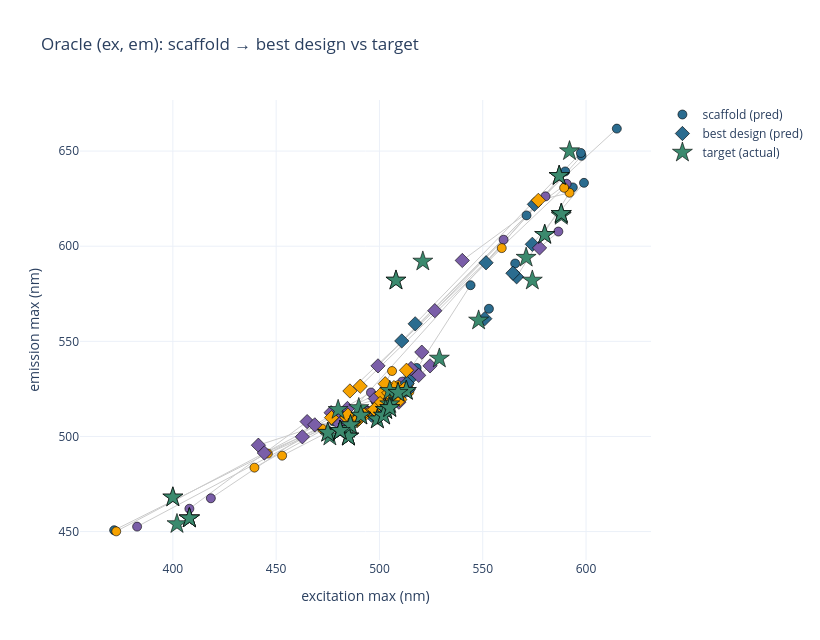

The notebook cell saved with this chart:
### Markdown cell above
## 4. Movement in the (excitation, emission) plane

For every task: the **scaffold** oracle prediction (circle) is connected to the **best design** (diamond), which should
move toward the **target** (star). Short arrows landing on a star = success. Hover any point for details.

### Code cell
fig = go.Figure()
# scaffold -> best-design connector lines
for _, r in best.iterrows():
    fig.add_trace(go.Scatter(x=[r.scaf_pred_ex, r.best_ex], y=[r.scaf_pred_em, r.best_em],
                             mode="lines", line=dict(color="#cccccc", width=1),
                             showlegend=False, hoverinfo="skip"))
def _pts(dfx, ex, em, sym, name, size):
    fig.add_trace(go.Scatter(
        x=best[ex], y=best[em], mode="markers", name=name,
        marker=dict(symbol=sym, size=size, line=dict(width=0.6, color="black"),
                    color=[COLOR[c] for c in best["cohort"]]),
        text=best["task"], customdata=np.stack([best["seq_id"], best["d_err"]], axis=-1),
        hovertemplate="%{text}<br>"+name+" ex %{x:.0f} / em %{y:.0f} nm"
                      "<br>id %{customdata[0]:.0%}<br>Δerr %{customdata[1]:+.1f} nm<extra></extra>"))
_pts(best, "scaf_pred_ex", "scaf_pred_em", "circle", "scaffold (pred)", 9)
_pts(best, "best_ex", "best_em", "diamond", "best design (pred)", 11)
fig.add_trace(go.Scatter(x=best["target_ex"], y=best["target_em"], mode="markers", name="target (actual)",
                         marker=dict(symbol="star", size=15, color="#3b8a6e", line=dict(width=0.6, color="black")),
                         text=best["task"], hovertemplate="%{text}<br>target ex %{x:.0f} / em %{y:.0f} nm<extra></extra>"))
fig.update_layout(template=pio_tmpl, width=820, height=640,
                  xaxis_title="excitation max (nm)", yaxis_title="emission max (nm)",
                  title="Oracle (ex, em): scaffold → best design vs target")
fig.show()

### Figure 1 — Plotly figure (JSON) as saved in the notebook; plotly's stock layout.template omitted (floating-point values rounded to 4 significant figures)
{"data": [{"hoverinfo": "skip", "line": {"color": "#cccccc", "width": 1}, "mode": "lines", "showlegend": false, "type": "scatter", "x": [371.6, 481.8], "y": [450.7, 510.6]}, {"hoverinfo": "skip", "line": {"color": "#cccccc", "width": 1}, "mode": "lines", "showlegend": false, "type": "scatter", "x": [507.3, 506.8], "y": [523, 522.4]}, {"hoverinfo": "skip", "line": {"color": "#cccccc", "width": 1}, "mode": "lines", "showlegend": false, "type": "scatter", "x": [597.8, 483.9], "y": [647.5, 510.3]}, {"hoverinfo": "skip", "line": {"color": "#cccccc", "width": 1}, "mode": "lines", "showlegend": false, "type": "scatter", "x": [597.5, 517.3], "y": [649, 559.2]}, {"hoverinfo": "skip", "line": {"color": "#cccccc", "width": 1}, "mode": "lines", "showlegend": false, "type": "scatter", "x": [477.9, 499.5], "y": [507.9, 517.6]}, {"hoverinfo": "skip", "line": {"color": "#cccccc", "width": 1}, "mode": "lines", "showlegend": false, "type": "scatter", "x": [599, 574], "y": [633.3, 601]}, {"hoverinfo": "skip", "line": {"color": "#cccccc", "width": 1}, "mode": "lines", "showlegend": false, "type": "scatter", "x": [490.5, 484.2], "y": [511.2, 507.2]}, {"hoverinfo": "skip", "line": {"color": "#cccccc", "width": 1}, "mode": "lines", "showlegend": false, "type": "scatter", "x": [518.2, 513.9], "y": [533.7, 524.6]}, {"hoverinfo": "skip", "line": {"color": "#cccccc", "width": 1}, "mode": "lines", "showlegend": false, "type": "scatter", "x": [571.2, 510.8], "y": [616.2, 550.2]}, {"hoverinfo": "skip", "line": {"color": "#cccccc", "width": 1}, "mode": "lines", "showlegend": false, "type": "scatter", "x": [589.9, 551.6], "y": [639.3, 591.3]}, {"hoverinfo": "skip", "line": {"color": "#cccccc", "width": 1}, "mode": "lines", "showlegend": false, "type": "scatter", "x": [509.6, 509.8], "y": [524.6, 521]}, {"hoverinfo": "skip", "line": {"color": "#cccccc", "width": 1}, "mode": "lines", "showlegend": false, "type": "scatter", "x": [544.1, 515.4], "y": [579.5, 531]}, {"hoverinfo": "skip", "line": {"color": "#cccccc", "width": 1}, "mode": "lines", "showlegend": false, "type": "scatter", "x": [497.8, 496.1], "y": [510, 511.2]}, {"hoverinfo": "skip", "line": {"color": "#cccccc", "width": 1}, "mode": "lines", "showlegend": false, "type": "scatter", "x": [499.1, 498.9], "y": [510.8, 512.9]}, {"hoverinfo": "skip", "line": {"color": "#cccccc", "width": 1}, "mode": "lines", "showlegend": false, "type": "scatter", "x": [553, 551], "y": [567.1, 561.9]}, {"hoverinfo": "skip", "line": {"color": "#cccccc", "width": 1}, "mode": "lines", "showlegend": false, "type": "scatter", "x": [614.9, 575], "y": [661.8, 622]}, {"hoverinfo": "skip", "line": {"color": "#cccccc", "width": 1}, "mode": "lines", "showlegend": false, "type": "scatter", "x": [593.6, 566.4], "y": [630.9, 583.9]}, {"hoverinfo": "skip", "line": {"color": "#cccccc", "width": 1}, "mode": "lines", "showlegend": false, "type": "scatter", "x": [565.7, 564.6], "y": [590.9, 585.8]}, {"hoverinfo": "skip", "line": {"color": "#cccccc", "width": 1}, "mode": "lines", "showlegend": false, "type": "scatter", "x": [518, 513.4], "y": [536, 527.9]}, {"hoverinfo": "skip", "line": {"color": "#cccccc", "width": 1}, "mode": "lines", "showlegend": false, "type": "scatter", "x": [481.8, 490.1], "y": [503.6, 509.3]}, {"hoverinfo": "skip", "line": {"color": "#cccccc", "width": 1}, "mode": "lines", "showlegend": false, "type": "scatter", "x": [418.4, 462.7], "y": [467.5, 499.8]}, {"hoverinfo": "skip", "line": {"color": "#cccccc", "width": 1}, "mode": "lines", "showlegend": false, "type": "scatter", "x": [505.1, 499.1], "y": [520.4, 518.3]}, {"hoverinfo": "skip", "line": {"color": "#cccccc", "width": 1}, "mode": "lines", "showlegend": false, "type": "scatter", "x": [382.7, 480.8], "y": [452.6, 509.2]}, {"hoverinfo": "skip", "line": {"color": "#cccccc", "width": 1}, "mode": "lines", "showlegend": false, "type": "scatter", "x": [580.4, 499.3], "y": [626.2, 537.1]}, {"hoverinfo": "skip", "line": {"color": "#cccccc", "width": 1}, "mode": "lines", "showlegend": false, "type": "scatter", "x": [590.6, 540.1], "y": [632.8, 592.5]}, {"hoverinfo": "skip", "line": {"color": "#cccccc", "width": 1}, "mode": "lines", "showlegend": false, "type": "scatter", "x": [408, 465], "y": [462, 507.8]}, {"hoverinfo": "skip", "line": {"color": "#cccccc", "width": 1}, "mode": "lines", "showlegend": false, "type": "scatter", "x": [506.9, 509.4], "y": [520.9, 518]}, {"hoverinfo": "skip", "line": {"color": "#cccccc", "width": 1}, "mode": "lines", "showlegend": false, "type": "scatter", "x": [508.8, 498], "y": [524.8, 519.9]}, {"hoverinfo": "skip", "line": {"color": "#cccccc", "width": 1}, "mode": "lines", "showlegend": false, "type": "scatter", "x": [495.9, 468.7], "y": [523.1, 506.1]}, {"hoverinfo": "skip", "line": {"color": "#cccccc", "width": 1}, "mode": "lines", "showlegend": false, "type": "scatter", "x": [493.5, 441.4], "y": [513.8, 495.4]}, {"hoverinfo": "skip", "line": {"color": "#cccccc", "width": 1}, "mode": "lines", "showlegend": false, "type": "scatter", "x": [490.8, 444.3], "y": [513.4, 491.3]}, {"hoverinfo": "skip", "line": {"color": "#cccccc", "width": 1}, "mode": "lines", "showlegend": false, "type": "scatter", "x": [506.6, 476.6], "y": [522, 512.5]}, {"hoverinfo": "skip", "line": {"color": "#cccccc", "width": 1}, "mode": "lines", "showlegend": false, "type": "scatter", "x": [503.3, 515.3], "y": [514.8, 535.7]}, {"hoverinfo": "skip", "line": {"color": "#cccccc", "width": 1}, "mode": "lines", "showlegend": false, "type": "scatter", "x": [504.4, 524.5], "y": [517.4, 537.1]}, {"hoverinfo": "skip", "line": {"color": "#cccccc", "width": 1}, "mode": "lines", "showlegend": false, "type": "scatter", "x": [508.5, 519], "y": [519.3, 532.1]}, {"hoverinfo": "skip", "line": {"color": "#cccccc", "width": 1}, "mode": "lines", "showlegend": false, "type": "scatter", "x": [503.4, 520.5], "y": [517.8, 544.3]}, {"hoverinfo": "skip", "line": {"color": "#cccccc", "width": 1}, "mode": "lines", "showlegend": false, "type": "scatter", "x": [511, 484.5], "y": [528.8, 514.7]}, {"hoverinfo": "skip", "line": {"color": "#cccccc", "width": 1}, "mode": "lines", "showlegend": false, "type": "scatter", "x": [560.1, 526.8], "y": [603.4, 566.1]}, {"hoverinfo": "skip", "line": {"color": "#cccccc", "width": 1}, "mode": "lines", "showlegend": false, "type": "scatter", "x": [494.4, 480.7], "y": [513.4, 506.6]}, {"hoverinfo": "skip", "line": {"color": "#cccccc", "width": 1}, "mode": "lines", "showlegend": false, "type": "scatter", "x": [586.6, 577.5], "y": [607.7, 599.1]}, {"hoverinfo": "skip", "line": {"color": "#cccccc", "width": 1}, "mode": "lines", "showlegend": false, "type": "scatter", "x": [508.9, 501], "y": [526.9, 522.5]}, {"hoverinfo": "skip", "line": {"color": "#cccccc", "width": 1}, "mode": "lines", "showlegend": false, "type": "scatter", "x": [439.5, 484.4], "y": [483.6, 510.5]}, {"hoverinfo": "skip", "line": {"color": "#cccccc", "width": 1}, "mode": "lines", "showlegend": false, "type": "scatter", "x": [494.9, 507], "y": [512.7, 525.7]}, {"hoverinfo": "skip", "line": {"color": "#cccccc", "width": 1}, "mode": "lines", "showlegend": false, "type": "scatter", "x": [508.6, 484.3], "y": [520.1, 509.9]}, {"hoverinfo": "skip", "line": {"color": "#cccccc", "width": 1}, "mode": "lines", "showlegend": false, "type": "scatter", "x": [514.5, 512], "y": [523.5, 524.9]}, {"hoverinfo": "skip", "line": {"color": "#cccccc", "width": 1}, "mode": "lines", "showlegend": false, "type": "scatter", "x": [514.4, 504.5], "y": [527.9, 522.9]}, {"hoverinfo": "skip", "line": {"color": "#cccccc", "width": 1}, "mode": "lines", "showlegend": false, "type": "scatter", "x": [484, 492.7], "y": [504.8, 511.3]}, {"hoverinfo": "skip", "line": {"color": "#cccccc", "width": 1}, "mode": "lines", "showlegend": false, "type": "scatter", "x": [446, 500.3], "y": [491, 517.3]}, {"hoverinfo": "skip", "line": {"color": "#cccccc", "width": 1}, "mode": "lines", "showlegend": false, "type": "scatter", "x": [504.2, 513.1], "y": [517.9, 534.8]}, {"hoverinfo": "skip", "line": {"color": "#cccccc", "width": 1}, "mode": "lines", "showlegend": false, "type": "scatter", "x": [452.9, 492], "y": [489.9, 511.8]}, {"hoverinfo": "skip", "line": {"color": "#cccccc", "width": 1}, "mode": "lines", "showlegend": false, "type": "scatter", "x": [485.6, 489.2], "y": [507.8, 508.3]}, {"hoverinfo": "skip", "line": {"color": "#cccccc", "width": 1}, "mode": "lines", "showlegend": false, "type": "scatter", "x": [488.3, 489.8], "y": [508.9, 509.8]}, {"hoverinfo": "skip", "line": {"color": "#cccccc", "width": 1}, "mode": "lines", "showlegend": false, "type": "scatter", "x": [506.1, 502.8], "y": [534.4, 527.7]}, {"hoverinfo": "skip", "line": {"color": "#cccccc", "width": 1}, "mode": "lines", "showlegend": false, "type": "scatter", "x": [472.2, 484.7], "y": [504.1, 511.2]}, {"hoverinfo": "skip", "line": {"color": "#cccccc", "width": 1}, "mode": "lines", "showlegend": false, "type": "scatter", "x": [504.8, 509.9], "y": [514.9, 519.4]}, {"hoverinfo": "skip", "line": {"color": "#cccccc", "width": 1}, "mode": "lines", "showlegend": false, "type": "scatter", "x": [592, 576.9], "y": [628.1, 624.1]}, {"hoverinfo": "skip", "line": {"color": "#cccccc", "width": 1}, "mode": "lines", "showlegend": false, "type": "scatter", "x": [559.2, 490.7], "y": [599, 526.4]}, {"hoverinfo": "skip", "line": {"color": "#cccccc", "width": 1}, "mode": "lines", "showlegend": false, "type": "scatter", "x": [505.6, 497.6], "y": [516.3, 514.2]}, {"hoverinfo": "skip", "line": {"color": "#cccccc", "width": 1}, "mode": "lines", "showlegend": false, "type": "scatter", "x": [372.6, 476.8], "y": [450.1, 509.9]}, {"hoverinfo": "skip", "line": {"color": "#cccccc", "width": 1}, "mode": "lines", "showlegend": false, "type": "scatter", "x": [589.4, 485.7], "y": [630.7, 523.9]}, {"customdata": [[0.781, -76.57], [0.87, 0.08], [0.842, 104.3], [0.851, 62.5], [0.761, -12.05], [0.896, -17.7], [0.773, -4.37], [0.728, -6.66], [0.817, -63.21], [0.808, -21.05], [0.79, 0.28], [0.741, -38.56], [0.88, 1.49], [0.876, 1.09], [0.894, -3.61], [0.824, -26.86], [0.883, -1.36], [0.799, 3.13], [0.748, -6.34], [0.757, -7.01], [0.795, -38.31], [0.77, -0.17], [0.798, -71.21], [0.821, -85.05], [0.813, -45.36], [0.789, -51.4], [0.819, -0.13], [0.79, -7.86], [0.794, -9.81], [0.819, -35.21], [0.811, -34.29], [0.806, -14.89], [0.776, -16.44], [0.801, -3.43], [0.788, -1.17], [0.793, -21.81], [0.807, -20.27], [0.83, 35.27], [0.773, -4.91], [0.812, 8.85], [0.807, -6.15], [0.791, -29.38], [0.765, 3.15], [0.802, -6.47], [0.825, -0.52], [0.795, -2.82], [0.716, -5.58], [0.79, -6.75], [0.793, -12.9], [0.769, -11.72], [0.773, 2.07], [0.773, 1.2], [0.794, -4.99], [0.794, -4.63], [0.795, 4.52], [0.783, 1.57], [0.814, -70.54], [0.795, 3.11], [0.787, -75.1], [0.817, -105.2]], "hovertemplate": "%{text}<br>scaffold (pred) ex %{x:.0f} / em %{y:.0f} nm<br>id %{customdata[0]:.0%}<br>Δerr %{customdata[1]:+.1f} nm<extra></extra>", "marker": {"color": ["#2b6c8f", "#2b6c8f", "#2b6c8f", "#2b6c8f", "#2b6c8f", "#2b6c8f", "#2b6c8f", "#2b6c8f", "#2b6c8f", "#2b6c8f", "#2b6c8f", "#2b6c8f", "#2b6c8f", "#2b6c8f", "#2b6c8f", "#2b6c8f", "#2b6c8f", "#2b6c8f", "#2b6c8f", "#2b6c8f", "#7a5ea8", "#7a5ea8", "#7a5ea8", "#7a5ea8", "#7a5ea8", "#7a5ea8", "#7a5ea8", "#7a5ea8", "#7a5ea8", "#7a5ea8", "#7a5ea8", "#7a5ea8", "#7a5ea8", "#7a5ea8", "#7a5ea8", "#7a5ea8", "#7a5ea8", "#7a5ea8", "#7a5ea8", "#7a5ea8", "#f6a200", "#f6a200", "#f6a200", "#f6a200", "#f6a200", "#f6a200", "#f6a200", "#f6a200", "#f6a200", "#f6a200", "#f6a200", "#f6a200", "#f6a200", "#f6a200", "#f6a200", "#f6a200", "#f6a200", "#f6a200", "#f6a200", "#f6a200"], "line": {"color": "black", "width": 0.6}, "size": 9, "symbol": "circle"}, "mode": "markers", "name": "scaffold (pred)", "text": ["Azurite-AvicFP1", "Gamillus-dfGFP", "HcRed-mGinger1", "HcRed7-mGinger1", "NijiFP-CGP", "Rtms5-Montipora sp. #20-9115", "amFP515-stylGFP", "bfloGFPc1-LanYFP", "eqFP611-mRubyFT", "eqFP650-FusionRed-M", "htFuncLib_thermo.1-OFPxm", "lanRFP-ΔS83l-LanYFP", "mBaoJin-T55S-mStayGold2", "mBaoJin-mStayGold2", "mKO-KO", "mNeptune681-Crimson", "mRtms5-Montipora sp. #20-9115", "mScarlet-I3-mRFP1_Magenta", "moxNeonGreen-laGFP", "ppluGFP2-pdae1GFP", "Blue102-GdT", "Dendra2-T69A-CGP", "P4-AvicFP1", "RFP630-mRubyFT", "RFP637-mRubyFT", "TagBFP-Crimson", "ccGFP E6-ccalGFP3", "deGFP1-AvicFP1", "eGFP203C-AvicFP1", "htFuncLib_sf:acid.5-PS-CFP2", "htFuncLib_sf:mid.10-PS-CFP2", "htFuncLib_thermo.9-TripartiteGFP", "laGFP-laRFP", "mEos2-mc1", "mEos4Fast1-mc1", "mEos4a-eechRFP", "mGold-GFPxm19", "mRuby2-RFP637", "msGFP2-ShG24", "rsFusionRed2-eqFP650", "Clomeleon-GFPxm19", "CyPet-GFPxm16", "Dendra2-CGP", "KikG-Dronpa-2", "LanYFP-laGFP", "Monomeric hyperfolder YFP-OFPxm", "TurboGFP-pdae1GFP", "W1C-AvicFP1", "ZsGreen-mPapaya0.7", "amCyan1-stylGFP", "amFP495-stylGFP", "amFP506-stylGFP", "deGFP2-AvicFP1", "htFuncLib_basic.3-ShG24", "mEos3.1-mc2", "mKate-Crimson", "mRuby-Electra1", "pcStar-mc2", "sg42-AvicFP1", "td-RFP639-mRubyFT"], "type": "scatter", "x": [371.6, 507.3, 597.8, 597.5, 477.9, 599.0, 490.5, 518.2, 571.2, 589.9, 509.6, 544.1, 497.8, 499.1, 553.0, 614.9, 593.6, 565.7, 518.0, 481.8, 418.4, 505.1, 382.7, 580.4, 590.6, 408.0, 506.9, 508.8, 495.9, 493.5, 490.8, 506.6, 503.3, 504.4, 508.5, 503.4, 511.0, 560.1, 494.4, 586.6, 508.9, 439.5, 494.9, 508.6, 514.5, 514.4, 484.0, 446.0, 504.2, 452.9, 485.6, 488.3, 506.1, 472.2, 504.8, 592.0, 559.2, 505.6, 372.6, 589.4], "y": [450.7, 523.0, 647.5, 649.0, 507.9, 633.3, 511.2, 533.7, 616.2, 639.3, 524.6, 579.5, 510.0, 510.8, 567.1, 661.8, 630.9, 590.9, 536.0, 503.6, 467.5, 520.4, 452.6, 626.2, 632.8, 462.0, 520.9, 524.8, 523.1, 513.8, 513.4, 522.0, 514.8, 517.4, 519.3, 517.8, 528.8, 603.4, 513.4, 607.7, 526.9, 483.6, 512.7, 520.1, 523.5, 527.9, 504.8, 491.0, 517.9, 489.9, 507.8, 508.9, 534.4, 504.1, 514.9, 628.1, 599.0, 516.3, 450.1, 630.7]}, {"customdata": [[0.781, -76.57], [0.87, 0.08], [0.842, 104.3], [0.851, 62.5], [0.761, -12.05], [0.896, -17.7], [0.773, -4.37], [0.728, -6.66], [0.817, -63.21], [0.808, -21.05], [0.79, 0.28], [0.741, -38.56], [0.88, 1.49], [0.876, 1.09], [0.894, -3.61], [0.824, -26.86], [0.883, -1.36], [0.799, 3.13], [0.748, -6.34], [0.757, -7.01], [0.795, -38.31], [0.77, -0.17], [0.798, -71.21], [0.821, -85.05], [0.813, -45.36], [0.789, -51.4], [0.819, -0.13], [0.79, -7.86], [0.794, -9.81], [0.819, -35.21], [0.811, -34.29], [0.806, -14.89], [0.776, -16.44], [0.801, -3.43], [0.788, -1.17], [0.793, -21.81], [0.807, -20.27], [0.83, 35.27], [0.773, -4.91], [0.812, 8.85], [0.807, -6.15], [0.791, -29.38], [0.765, 3.15], [0.802, -6.47], [0.825, -0.52], [0.795, -2.82], [0.716, -5.58], [0.79, -6.75], [0.793, -12.9], [0.769, -11.72], [0.773, 2.07], [0.773, 1.2], [0.794, -4.99], [0.794, -4.63], [0.795, 4.52], [0.783, 1.57], [0.814, -70.54], [0.795, 3.11], [0.787, -75.1], [0.817, -105.2]], "hovertemplate": "%{text}<br>best design (pred) ex %{x:.0f} / em %{y:.0f} nm<br>id %{customdata[0]:.0%}<br>Δerr %{customdata[1]:+.1f} nm<extra></extra>", "marker": {"color": ["#2b6c8f", "#2b6c8f", "#2b6c8f", "#2b6c8f", "#2b6c8f", "#2b6c8f", "#2b6c8f", "#2b6c8f", "#2b6c8f", "#2b6c8f", "#2b6c8f", "#2b6c8f", "#2b6c8f", "#2b6c8f", "#2b6c8f", "#2b6c8f", "#2b6c8f", "#2b6c8f", "#2b6c8f", "#2b6c8f", "#7a5ea8", "#7a5ea8", "#7a5ea8", "#7a5ea8", "#7a5ea8", "#7a5ea8", "#7a5ea8", "#7a5ea8", "#7a5ea8", "#7a5ea8", "#7a5ea8", "#7a5ea8", "#7a5ea8", "#7a5ea8", "#7a5ea8", "#7a5ea8", "#7a5ea8", "#7a5ea8", "#7a5ea8", "#7a5ea8", "#f6a200", "#f6a200", "#f6a200", "#f6a200", "#f6a200", "#f6a200", "#f6a200", "#f6a200", "#f6a200", "#f6a200", "#f6a200", "#f6a200", "#f6a200", "#f6a200", "#f6a200", "#f6a200", "#f6a200", "#f6a200", "#f6a200", "#f6a200"], "line": {"color": "black", "width": 0.6}, "size": 11, "symbol": "diamond"}, "mode": "markers", "name": "best design (pred)", "text": ["Azurite-AvicFP1", "Gamillus-dfGFP", "HcRed-mGinger1", "HcRed7-mGinger1", "NijiFP-CGP", "Rtms5-Montipora sp. #20-9115", "amFP515-stylGFP", "bfloGFPc1-LanYFP", "eqFP611-mRubyFT", "eqFP650-FusionRed-M", "htFuncLib_thermo.1-OFPxm", "lanRFP-ΔS83l-LanYFP", "mBaoJin-T55S-mStayGold2", "mBaoJin-mStayGold2", "mKO-KO", "mNeptune681-Crimson", "mRtms5-Montipora sp. #20-9115", "mScarlet-I3-mRFP1_Magenta", "moxNeonGreen-laGFP", "ppluGFP2-pdae1GFP", "Blue102-GdT", "Dendra2-T69A-CGP", "P4-AvicFP1", "RFP630-mRubyFT", "RFP637-mRubyFT", "TagBFP-Crimson", "ccGFP E6-ccalGFP3", "deGFP1-AvicFP1", "eGFP203C-AvicFP1", "htFuncLib_sf:acid.5-PS-CFP2", "htFuncLib_sf:mid.10-PS-CFP2", "htFuncLib_thermo.9-TripartiteGFP", "laGFP-laRFP", "mEos2-mc1", "mEos4Fast1-mc1", "mEos4a-eechRFP", "mGold-GFPxm19", "mRuby2-RFP637", "msGFP2-ShG24", "rsFusionRed2-eqFP650", "Clomeleon-GFPxm19", "CyPet-GFPxm16", "Dendra2-CGP", "KikG-Dronpa-2", "LanYFP-laGFP", "Monomeric hyperfolder YFP-OFPxm", "TurboGFP-pdae1GFP", "W1C-AvicFP1", "ZsGreen-mPapaya0.7", "amCyan1-stylGFP", "amFP495-stylGFP", "amFP506-stylGFP", "deGFP2-AvicFP1", "htFuncLib_basic.3-ShG24", "mEos3.1-mc2", "mKate-Crimson", "mRuby-Electra1", "pcStar-mc2", "sg42-AvicFP1", "td-RFP639-mRubyFT"], "type": "scatter", "x": [481.8, 506.8, 483.9, 517.3, 499.5, 574.0, 484.2, 513.9, 510.8, 551.6, 509.8, 515.4, 496.1, 498.9, 551.0, 575.0, 566.4, 564.6, 513.4, 490.1, 462.7, 499.1, 480.8, 499.3, 540.1, 465.0, 509.4, 498.0, 468.7, 441.4, 444.3, 476.6, 515.3, 524.5, 519.0, 520.5, 484.5, 526.8, 480.7, 577.5, 501.0, 484.4, 507.0, 484.3, 512.0, 504.5, 492.7, 500.3, 513.1, 492.0, 489.2, 489.8, 502.8, 484.7, 509.9, 576.9, 490.7, 497.6, 476.8, 485.7], "y": [510.6, 522.4, 510.3, 559.2, 517.6, 601.0, 507.2, 524.6, 550.2, 591.3, 521.0, 531.0, 511.2, 512.9, 561.9, 622.0, 583.9, 585.8, 527.9, 509.3, 499.8, 518.3, 509.2, 537.1, 592.5, 507.8, 518.0, 519.9, 506.1, 495.4, 491.3, 512.5, 535.7, 537.1, 532.1, 544.3, 514.7, 566.1, 506.6, 599.1, 522.5, 510.5, 525.7, 509.9, 524.9, 522.9, 511.3, 517.3, 534.8, 511.8, 508.3, 509.8, 527.7, 511.2, 519.4, 624.1, 526.4, 514.2, 509.9, 523.9]}, {"hovertemplate": "%{text}<br>target ex %{x:.0f} / em %{y:.0f} nm<extra></extra>", "marker": {"color": "#3b8a6e", "line": {"color": "black", "width": 0.6}, "size": 15, "symbol": "star"}, "mode": "markers", "name": "target (actual)", "text": ["Azurite-AvicFP1", "Gamillus-dfGFP", "HcRed-mGinger1", "HcRed7-mGinger1", "NijiFP-CGP", "Rtms5-Montipora sp. #20-9115", "amFP515-stylGFP", "bfloGFPc1-LanYFP", "eqFP611-mRubyFT", "eqFP650-FusionRed-M", "htFuncLib_thermo.1-OFPxm", "lanRFP-ΔS83l-LanYFP", "mBaoJin-T55S-mStayGold2", "mBaoJin-mStayGold2", "mKO-KO", "mNeptune681-Crimson", "mRtms5-Montipora sp. #20-9115", "mScarlet-I3-mRFP1_Magenta", "moxNeonGreen-laGFP", "ppluGFP2-pdae1GFP", "Blue102-GdT", "Dendra2-T69A-CGP", "P4-AvicFP1", "RFP630-mRubyFT", "RFP637-mRubyFT", "TagBFP-Crimson", "ccGFP E6-ccalGFP3", "deGFP1-AvicFP1", "eGFP203C-AvicFP1", "htFuncLib_sf:acid.5-PS-CFP2", "htFuncLib_sf:mid.10-PS-CFP2", "htFuncLib_thermo.9-TripartiteGFP", "laGFP-laRFP", "mEos2-mc1", "mEos4Fast1-mc1", "mEos4a-eechRFP", "mGold-GFPxm19", "mRuby2-RFP637", "msGFP2-ShG24", "rsFusionRed2-eqFP650", "Clomeleon-GFPxm19", "CyPet-GFPxm16", "Dendra2-CGP", "KikG-Dronpa-2", "LanYFP-laGFP", "Monomeric hyperfolder YFP-OFPxm", "TurboGFP-pdae1GFP", "W1C-AvicFP1", "ZsGreen-mPapaya0.7", "amCyan1-stylGFP", "amFP495-stylGFP", "amFP506-stylGFP", "deGFP2-AvicFP1", "htFuncLib_basic.3-ShG24", "mEos3.1-mc2", "mKate-Crimson", "mRuby-Electra1", "pcStar-mc2", "sg42-AvicFP1", "td-RFP639-mRubyFT"], "type": "scatter", "x": [481, 505, 587, 587, 503, 580, 485, 513, 408, 571, 509, 513, 499, 499, 548, 588, 580, 588, 502, 491, 476, 503, 481, 408, 408, 588, 505, 481, 481, 400, 400, 480, 521, 508, 508, 574, 475, 587, 486, 592, 475, 485, 503, 490, 502, 509, 491, 481, 529, 485, 485, 485, 481, 486, 505, 588, 402, 505, 481, 408], "y": [503, 524, 637, 637, 514, 606, 500, 524, 457, 594, 523, 524, 509, 509, 561, 617, 606, 616, 511, 511, 500, 514, 503, 457, 457, 617, 517, 503, 503, 468, 468, 514, 592, 582, 582, 582, 502, 637, 506, 650, 502, 504, 514, 515, 511, 523, 511, 503, 541, 500, 500, 500, 503, 506, 515, 617, 454, 515, 503, 457]}], "layout": {"height": 640, "title": {"text": "Oracle (ex, em): scaffold → best design vs target"}, "width": 820, "xaxis": {"title": {"text": "excitation max (nm)"}}, "yaxis": {"title": {"text": "emission max (nm)"}}}}
